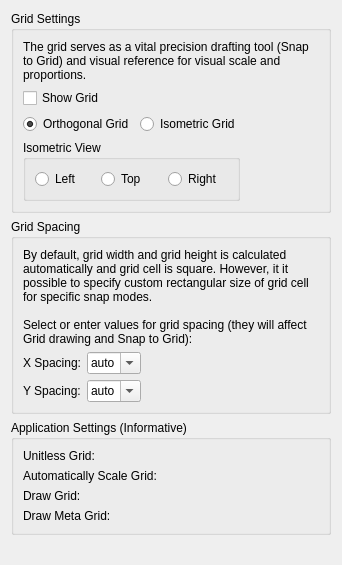
<?xml version="1.0" encoding="UTF-8"?>
<ui version="4.0">
 <class>LC_SettingsPageDrawingGrid</class>
 <widget class="QWidget" name="LC_SettingsPageDrawingGrid">
  <property name="geometry">
   <rect>
    <x>0</x>
    <y>0</y>
    <width>342</width>
    <height>565</height>
   </rect>
  </property>
  <layout class="QVBoxLayout" name="mainLayout">
   <item>
    <widget class="QGroupBox" name="bgGrid">
     <property name="title">
      <string>Grid Settings</string>
     </property>
     <layout class="QGridLayout" name="gridLayout">
      <item row="2" column="1">
       <widget class="QRadioButton" name="rbIsometricGrid">
        <property name="toolTip">
         <string>Grid mode

Use isometric grid</string>
        </property>
        <property name="text">
         <string>Isometric Grid</string>
        </property>
       </widget>
      </item>
      <item row="2" column="0">
       <widget class="QRadioButton" name="rbOrthogonalGrid">
        <property name="toolTip">
         <string>Grid mode

Use orthogonal grid</string>
        </property>
        <property name="text">
         <string>Orthogonal Grid</string>
        </property>
        <property name="checked">
         <bool>true</bool>
        </property>
       </widget>
      </item>
      <item row="1" column="0">
       <widget class="QCheckBox" name="cbGridOn">
        <property name="toolTip">
         <string>Grid Visibility

If checked, grid will be shown for this particular drawing.
Otherwise, it will be hidded.</string>
        </property>
        <property name="text">
         <string>Show Grid</string>
        </property>
       </widget>
      </item>
      <item row="2" column="2">
       <spacer name="horizontalSpacer">
        <property name="orientation">
         <enum>Qt::Orientation::Horizontal</enum>
        </property>
        <property name="sizeHint" stdset="0">
         <size>
          <width>0</width>
          <height>0</height>
         </size>
        </property>
       </spacer>
      </item>
      <item row="0" column="0" colspan="3">
       <widget class="QLabel" name="label_2">
        <property name="text">
         <string>The grid serves as a vital precision drafting tool (Snap to Grid) and visual reference for visual scale and proportions.</string>
        </property>
        <property name="wordWrap">
         <bool>true</bool>
        </property>
       </widget>
      </item>
      <item row="4" column="0" colspan="2">
       <widget class="QGroupBox" name="gbIsoType">
        <property name="title">
         <string>Isometric View</string>
        </property>
        <property name="flat">
         <bool>false</bool>
        </property>
        <layout class="QHBoxLayout" name="hboxIso">
         <item>
          <widget class="QRadioButton" name="rbIsoLeft">
           <property name="toolTip">
            <string>Isometric

Left isometric grid</string>
           </property>
           <property name="text">
            <string>Left</string>
           </property>
          </widget>
         </item>
         <item>
          <widget class="QRadioButton" name="rbIsoTop">
           <property name="toolTip">
            <string>Isometric

Top isometric grid</string>
           </property>
           <property name="text">
            <string>Top</string>
           </property>
          </widget>
         </item>
         <item>
          <widget class="QRadioButton" name="rbIsoRight">
           <property name="toolTip">
            <string>Isometric

Right isometric grid</string>
           </property>
           <property name="text">
            <string>Right</string>
           </property>
          </widget>
         </item>
        </layout>
       </widget>
      </item>
     </layout>
    </widget>
   </item>
   <item>
    <widget class="QGroupBox" name="gbSpacing">
     <property name="title">
      <string>Grid Spacing</string>
     </property>
     <layout class="QGridLayout" name="gridSpacingLayout">
      <item row="0" column="0" colspan="3">
       <widget class="QLabel" name="label">
        <property name="text">
         <string>By default, grid width and grid height is calculated automatically and grid cell is square. However, it it possible to specify custom rectangular size of grid cell for specific snap modes.&lt;br&gt;&lt;br&gt;Select or enter values for grid spacing (they will affect Grid drawing and Snap to Grid):</string>
        </property>
        <property name="wordWrap">
         <bool>true</bool>
        </property>
       </widget>
      </item>
      <item row="1" column="0">
       <widget class="QLabel" name="lXSpacing">
        <property name="text">
         <string>X Spacing:</string>
        </property>
        <property name="buddy">
         <cstring>cbXSpacing</cstring>
        </property>
       </widget>
      </item>
      <item row="1" column="1">
       <widget class="QComboBox" name="cbXSpacing">
        <property name="toolTip">
         <string>Grid Spacing

Select or enter grid spacing value by X axis</string>
        </property>
        <property name="editable">
         <bool>true</bool>
        </property>
        <item>
         <property name="text">
          <string>auto</string>
         </property>
        </item>
        <item>
         <property name="text">
          <string>0.01</string>
         </property>
        </item>
        <item>
         <property name="text">
          <string>0.1</string>
         </property>
        </item>
        <item>
         <property name="text">
          <string>1.0</string>
         </property>
        </item>
        <item>
         <property name="text">
          <string>10.0</string>
         </property>
        </item>
       </widget>
      </item>
      <item row="2" column="0">
       <widget class="QLabel" name="lYSpacing">
        <property name="text">
         <string>Y Spacing:</string>
        </property>
        <property name="buddy">
         <cstring>cbYSpacing</cstring>
        </property>
       </widget>
      </item>
      <item row="2" column="1">
       <widget class="QComboBox" name="cbYSpacing">
        <property name="toolTip">
         <string>Grid Spacing

Select or input grid spacing value by Y axis</string>
        </property>
        <property name="editable">
         <bool>true</bool>
        </property>
        <item>
         <property name="text">
          <string>auto</string>
         </property>
        </item>
        <item>
         <property name="text">
          <string>0.01</string>
         </property>
        </item>
        <item>
         <property name="text">
          <string>0.1</string>
         </property>
        </item>
        <item>
         <property name="text">
          <string>1.0</string>
         </property>
        </item>
        <item>
         <property name="text">
          <string>10.0</string>
         </property>
        </item>
       </widget>
      </item>
      <item row="1" column="2">
       <spacer>
        <property name="orientation">
         <enum>Qt::Orientation::Horizontal</enum>
        </property>
        <property name="sizeHint" stdset="0">
         <size>
          <width>0</width>
          <height>0</height>
         </size>
        </property>
       </spacer>
      </item>
     </layout>
    </widget>
   </item>
   <item>
    <widget class="QGroupBox" name="gbAppState">
     <property name="title">
      <string>Application Settings (Informative)</string>
     </property>
     <layout class="QFormLayout" name="formAppState">
      <item row="0" column="0">
       <widget class="QLabel" name="label">
        <property name="text">
         <string>Unitless Grid:</string>
        </property>
       </widget>
      </item>
      <item row="0" column="1">
       <widget class="QLabel" name="lGridStateUnitless"/>
      </item>
      <item row="1" column="0">
       <widget class="QLabel" name="label">
        <property name="text">
         <string>Automatically Scale Grid:</string>
        </property>
       </widget>
      </item>
      <item row="1" column="1">
       <widget class="QLabel" name="lGridStateScaling"/>
      </item>
      <item row="2" column="0">
       <widget class="QLabel" name="label">
        <property name="text">
         <string>Draw Grid:</string>
        </property>
       </widget>
      </item>
      <item row="2" column="1">
       <widget class="QLabel" name="lGridStateDrawGrid"/>
      </item>
      <item row="3" column="0">
       <widget class="QLabel" name="label">
        <property name="text">
         <string>Draw Meta Grid:</string>
        </property>
       </widget>
      </item>
      <item row="3" column="1">
       <widget class="QLabel" name="lGridStateDrawMetaGrid"/>
      </item>
     </layout>
    </widget>
   </item>
   <item>
    <spacer>
     <property name="orientation">
      <enum>Qt::Orientation::Vertical</enum>
     </property>
     <property name="sizeHint" stdset="0">
      <size>
       <width>0</width>
       <height>0</height>
      </size>
     </property>
    </spacer>
   </item>
  </layout>
 </widget>
 <resources/>
 <connections/>
</ui>
